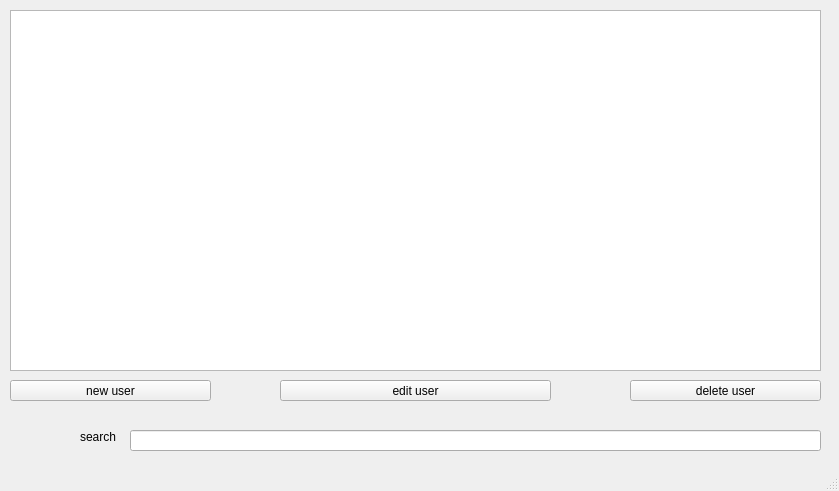
<?xml version="1.0" encoding="UTF-8"?>
<ui version="4.0">
 <class>Party_work</class>
 <widget class="QMainWindow" name="Party_work">
  <property name="geometry">
   <rect>
    <x>0</x>
    <y>0</y>
    <width>839</width>
    <height>491</height>
   </rect>
  </property>
  <property name="windowTitle">
   <string>Party_work</string>
  </property>
  <widget class="QWidget" name="centralWidget">
   <widget class="QPushButton" name="edit_button">
    <property name="geometry">
     <rect>
      <x>280</x>
      <y>380</y>
      <width>271</width>
      <height>21</height>
     </rect>
    </property>
    <property name="text">
     <string>edit user</string>
    </property>
   </widget>
   <widget class="QPushButton" name="new_button">
    <property name="geometry">
     <rect>
      <x>10</x>
      <y>380</y>
      <width>201</width>
      <height>21</height>
     </rect>
    </property>
    <property name="text">
     <string>new user</string>
    </property>
   </widget>
   <widget class="QPushButton" name="delete_button">
    <property name="geometry">
     <rect>
      <x>630</x>
      <y>380</y>
      <width>191</width>
      <height>21</height>
     </rect>
    </property>
    <property name="text">
     <string>delete user</string>
    </property>
   </widget>
   <widget class="QLabel" name="label">
    <property name="geometry">
     <rect>
      <x>80</x>
      <y>430</y>
      <width>47</width>
      <height>13</height>
     </rect>
    </property>
    <property name="text">
     <string>search</string>
    </property>
   </widget>
   <widget class="QTableView" name="tableDB">
    <property name="geometry">
     <rect>
      <x>10</x>
      <y>10</y>
      <width>811</width>
      <height>361</height>
     </rect>
    </property>
   </widget>
   <widget class="QLineEdit" name="lineEdit">
    <property name="geometry">
     <rect>
      <x>130</x>
      <y>430</y>
      <width>691</width>
      <height>21</height>
     </rect>
    </property>
   </widget>
  </widget>
  <widget class="QStatusBar" name="statusBar"/>
 </widget>
 <layoutdefault spacing="6" margin="11"/>
 <resources/>
 <connections/>
</ui>
